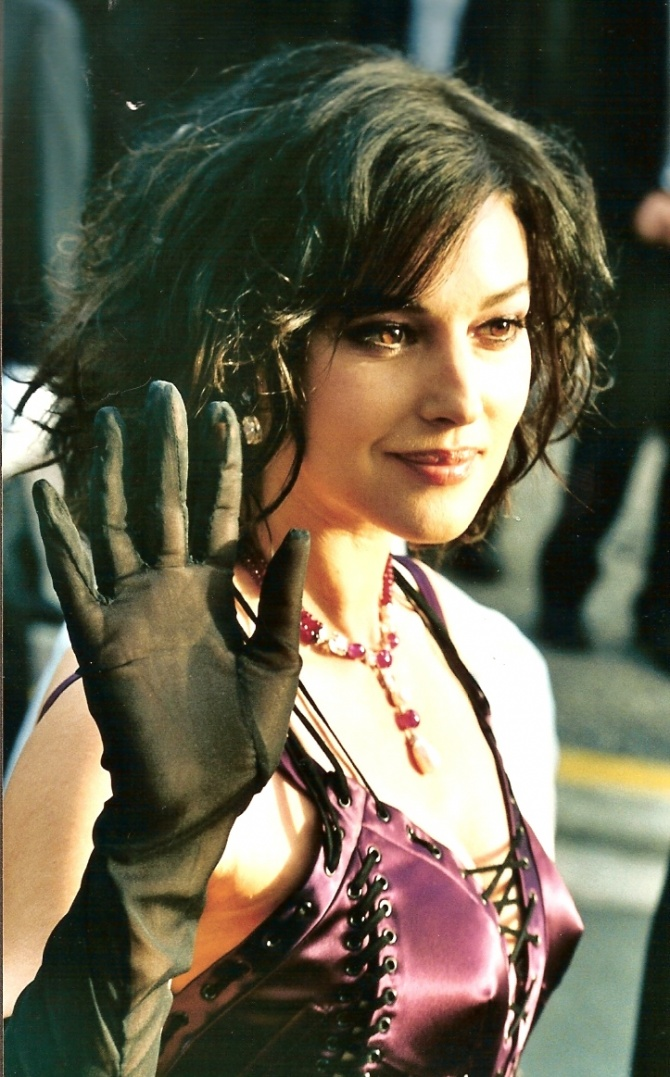
#> input picture examples/ex_haar_face_detection/bellucci.jpg, 670 x 1077 px
$ python ex_haar_face_detection.py   (older library calls are emulated)
#> lines starting #> are read from the running program, lines starting #| are printed output that depends on the picture; after the words box and inside, x2 and y2 are one past the last pixel; in counts of white or black regions, pixels touching at a corner belong together
### deepgaze/face_detection.py
#!/usr/bin/env python

#The MIT License (MIT)
#Copyright (c) 2016 Massimiliano Patacchiola, 2017 Luca Surace
#
#THE SOFTWARE IS PROVIDED "AS IS", WITHOUT WARRANTY OF ANY KIND, EXPRESS OR IMPLIED, INCLUDING BUT NOT LIMITED TO THE WARRANTIES OF
#MERCHANTABILITY, FITNESS FOR A PARTICULAR PURPOSE AND NONINFRINGEMENT. IN NO EVENT SHALL THE AUTHORS OR COPYRIGHT HOLDERS BE LIABLE FOR ANY
#CLAIM, DAMAGES OR OTHER LIABILITY, WHETHER IN AN ACTION OF CONTRACT, TORT OR OTHERWISE, ARISING FROM, OUT OF OR IN CONNECTION WITH THE
#SOFTWARE OR THE USE OR OTHER DEALINGS IN THE SOFTWARE.

import numpy
import cv2
import sys
import os.path

(MAJOR, MINOR, _) = cv2.__version__.split('.')
VERSION_ALERT = '[DEEPGAZE][ERROR] face_detection.py: the version ' + MAJOR + ' of OpenCV is not compatible with Deepgaze 2.0'

class HaarFaceDetector:
    """Implementation of the OpenCV Viola Johnes algorithm for face detection.

    In this reimplementaion of the OpenCV cv2.CascadeClassifier() function it is
    possible to run differen classifier (Frontal face, Rotated Face, Profile Face)
    at the same time. Running all this classifier at the same time can be slow.
    To speed up the detection it is possible to play with the parameters
    (min size, scale factor) and use the lastFaceType parameter to start the
    chain of classifiers from the last face type detected.
    IMPORTANT: Only the position of the face with the largest area is returned.


    This class uses haar-like features to find faces in a image. In the detection
    phase of the Viola-Jones object detection framework, a window of the target
    size is moved over the input image, and for each subsection of the image the
    Haar-like feature is calculated. This difference is then compared to a
    learned threshold that separates non-objects from objects. Because such a
    Haar-like feature is only a weak learner or classifier (its detection quality
    is slightly better than random guessing) a large number of Haar-like features
    are necessary to describe an object with sufficient accuracy. In the Viola-Jones
    object detection framework, the Haar-like features are therefore organized in
    something called a classifier cascade to form a strong learner or classifier.
    SOURCE: https://en.wikipedia.org/wiki/Haar-like_features
    """

    def __init__(self, frontalFacePath, profileFacePath):
        """Init the face detector object

        @param frontalFacePath path to the classifier config file
        @param profileFacePath path to the classifier config file
        """
        self.is_face_present = False

        #Represent the face type found
        # 1=Frontal,
        # 2=FrontRotLeft, 3=FronRotRight,
        # 4=ProfileLeft, 5=ProfileRight.
        self.face_type = 0

        self.face_x = 0
        self.face_y = 0
        self.face_h = 0
        self.face_w = 0

        if(os.path.isfile(frontalFacePath) == False and os.path.isfile(profileFacePath)==False):
            raise ValueError('[DEEPGAZE][ERROR] haarCascade: the files specified do not exist.')

        self._frontalFacePath = frontalFacePath
        self._profileFacePath = profileFacePath

        self._frontalCascade = cv2.CascadeClassifier(frontalFacePath)
        self._profileCascade = cv2.CascadeClassifier(profileFacePath)


    # [88 lines left out: function returnFacePosition, not called in this run]

    def returnMultipleFacesPosition(self, inputImg,
                                    runFrontal=True, runFrontalRotated=True,
                                    runLeft=True, runRight=True,
                                    frontalScaleFactor=1.1, rotatedFrontalScaleFactor=1.1,
                                    leftScaleFactor=1.1, rightScaleFactor=1.1,
                                    minSizeX=30, minSizeY=30,
                                    rotationAngleCCW=30, rotationAngleCW=-30,
                                    lastFaceType=0):
        """Find multiple faces (frontal or profile) in the input image

        Find a face and return the position. To find the right profile the input
        image is vertically flipped, this is done because the training
        file for profile faces was trained only on left profile. When all the
        classifiers are working the computation can be slow. To solve the problem
        it is possible to accurately tune the minSize and ScaleFactor parameters.
        @param inputImg the image where the cascade will be called
        @param runFrontal if True it looks for frontal faces
        @param runFrontalRotated if True it looks for frontal rotated faces
        @param runLeft if True it looks for left profile faces
        @param runRight if True it looks for right profile faces
        @param frontalScaleFactor=1.1
        @param rotatedFrontalScaleFactor=1.1
        @param leftScaleFactor=1.1
        @param rightScaleFactor=1.1
        @param minSizeX=30
        @param minSizeX=30
        @param rotationAngleCCW (positive) angle for rotated face detector
        @param rotationAngleCW (negative) angle for rotated face detector
        @param lastFaceType to speed up the chain of classifier
        @return list of coordinates (x, y, width, heigth) for all the faces found

        Return code for face_type variable: 1=Frontal, 2=FrontRotLeft,
        3=FronRotRight, 4=ProfileLeft, 5=ProfileRight.
        """
        allTheFaces = numpy.ndarray((0,4), numpy.int32)
        #Cascade: frontal faces
        if(runFrontal==True):
            faces = self._findMultipleFrontalFaces(inputImg, frontalScaleFactor, minSizeX, minSizeY)
            if(self.is_face_present == True):
                allTheFaces = numpy.append(allTheFaces,faces,axis=0)
        #Cascade: frontal faces rotated (Left)
        if(runFrontalRotated==True):
            rows, cols = numpy.shape(inputImg)
            M = cv2.getRotationMatrix2D((cols/2,rows/2),rotationAngleCCW,1) #30 degrees ccw rotation
            inputImgRot = cv2.warpAffine(inputImg, M, (cols,rows))
            faces = self._findMultipleFrontalFaces(inputImgRot, rotatedFrontalScaleFactor, minSizeX, minSizeY)
            if(self.is_face_present == True):
                allTheFaces = numpy.append(allTheFaces, faces, axis=0)
        #Cascade: frontal faces rotated (Right)
        if(runFrontalRotated==True):
            rows, cols = numpy.shape(inputImg)
            M = cv2.getRotationMatrix2D((cols/2,rows/2),rotationAngleCW,1) #30 degrees cw rotation
            inputImgRot = cv2.warpAffine(inputImg, M, (cols,rows))
            faces = self._findMultipleFrontalFaces(inputImgRot, rotatedFrontalScaleFactor, minSizeX, minSizeY)
            if(self.is_face_present == True):
                allTheFaces = numpy.append(allTheFaces, faces, axis=0)
        #Cascade: left profiles
        if(runLeft==True):
            faces = self._findMultipleProfileFaces(inputImg, leftScaleFactor, minSizeX, minSizeY)
            if(self.is_face_present == True):
                allTheFaces = numpy.append(allTheFaces, faces, axis=0)
        #Cascade: right profiles
        if(runRight==True):
            flipped_inputImg = cv2.flip(inputImg,1)
            faces = self._findMultipleProfileFaces(flipped_inputImg, rightScaleFactor, minSizeX, minSizeY)
            if(self.is_face_present == True):
                allTheFaces = numpy.append(allTheFaces, faces, axis=0)
        return allTheFaces.tolist()


    # [99 lines left out: functions _findFrontalFace, _findProfileFace, not called in this run]

    def _findMultipleFrontalFaces(self, inputImg, scaleFactor=1.1, minSizeX=30, minSizeY=30, minNeighbors=4):
        """Find a frontal face in the input image

        @param inputImg the image where the cascade will be called
        """

        if(MAJOR=='2'): flag = cv2.cv.CV_HAAR_SCALE_IMAGE
        else: flag = cv2.CASCADE_SCALE_IMAGE

        # Cascade: frontal faces
        faces = self._frontalCascade.detectMultiScale(
            inputImg,
            scaleFactor=scaleFactor,
            minNeighbors=minNeighbors,
            minSize=(minSizeX, minSizeY),
            flags=flag
        )

        if (len(faces) == 0):
            self.face_x = 0
            self.face_y = 0
            self.face_w = 0
            self.face_h = 0
            self.is_face_present = False
            return (0, 0, 0, 0)
        else:
            self.is_face_present = True
            return faces

    def _findMultipleProfileFaces(self, inputImg, scaleFactor=1.1, minSizeX=30, minSizeY=30, minNeighbors=4):
        """Find a profile face in the input image

        @param inputImg the image where the cascade will be called
        """

        if(MAJOR=='2'): flag = cv2.cv.CV_HAAR_SCALE_IMAGE
        else: flag = cv2.CASCADE_SCALE_IMAGE

        # Cascade: left profile
        faces = self._profileCascade.detectMultiScale(
            inputImg,
            scaleFactor=scaleFactor,
            minNeighbors=minNeighbors,
            minSize=(minSizeX, minSizeY),
            flags=flag
        )

        if (len(faces) == 0):
            self.face_x = 0
            self.face_y = 0
            self.face_w = 0
            self.face_h = 0
            self.is_face_present = False
            return (0, 0, 0, 0)
        else:
            self.is_face_present = True
            return faces

### examples/ex_haar_face_detection/ex_haar_face_detection.py
#!/usr/bin/env python

#The MIT License (MIT)
#Copyright (c) 2016 Massimiliano Patacchiola, 2017 Luca Surace
#
#THE SOFTWARE IS PROVIDED "AS IS", WITHOUT WARRANTY OF ANY KIND, EXPRESS OR IMPLIED, INCLUDING BUT NOT LIMITED TO THE WARRANTIES OF
#MERCHANTABILITY, FITNESS FOR A PARTICULAR PURPOSE AND NONINFRINGEMENT. IN NO EVENT SHALL THE AUTHORS OR COPYRIGHT HOLDERS BE LIABLE FOR ANY
#CLAIM, DAMAGES OR OTHER LIABILITY, WHETHER IN AN ACTION OF CONTRACT, TORT OR OTHERWISE, ARISING FROM, OUT OF OR IN CONNECTION WITH THE
#SOFTWARE OR THE USE OR OTHER DEALINGS IN THE SOFTWARE.

#Using the OpenCV haar cascade classifiers to find a face in image.

from deepgaze.face_detection import HaarFaceDetector
import cv2

# Reading the image in black/white
image = cv2.imread("bellucci.jpg")
#> image is the input picture: shape (1077, 670, 3); mean B, G, R 78.4, 97.9, 102.4

img_gray = cv2.cvtColor(image, cv2.COLOR_BGR2GRAY)
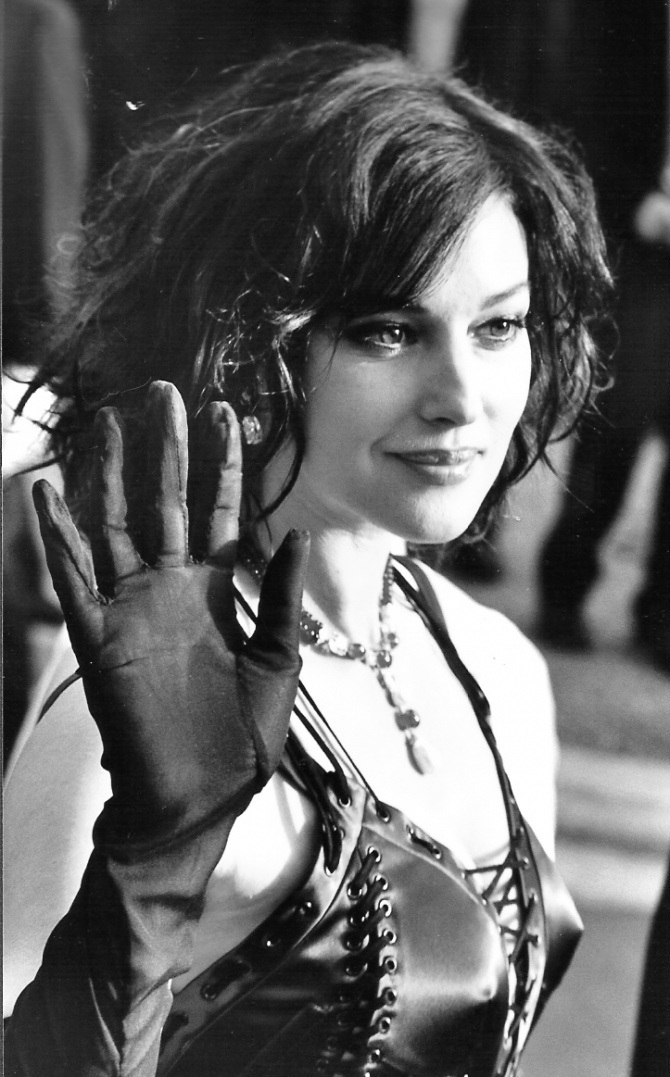
#> img_gray: shape (1077, 670); min 5, max 255, mean 97

hfd = HaarFaceDetector("../../etc/xml/haarcascade_frontalface_alt.xml", "../../etc/xml/haarcascade_profileface.xml")
allTheFaces = hfd.returnMultipleFacesPosition(img_gray, runFrontal=True, runFrontalRotated=True,
                    runLeft=True, runRight=True,
                    frontalScaleFactor=1.2, rotatedFrontalScaleFactor=1.2,
                    leftScaleFactor=1.15, rightScaleFactor=1.15,
                    minSizeX=64, minSizeY=64,
                    rotationAngleCCW=30, rotationAngleCW=-30)
#> in _findMultipleFrontalFaces, `faces = self._frontalCascade.detectMultiScale( inputImg, scaleFactor=s..`: faces = [[336, 244, 233, 233]]
#> in returnMultipleFacesPosition, `inputImgRot = cv2.warpAffine(inputImg, M, (cols,rows))`:
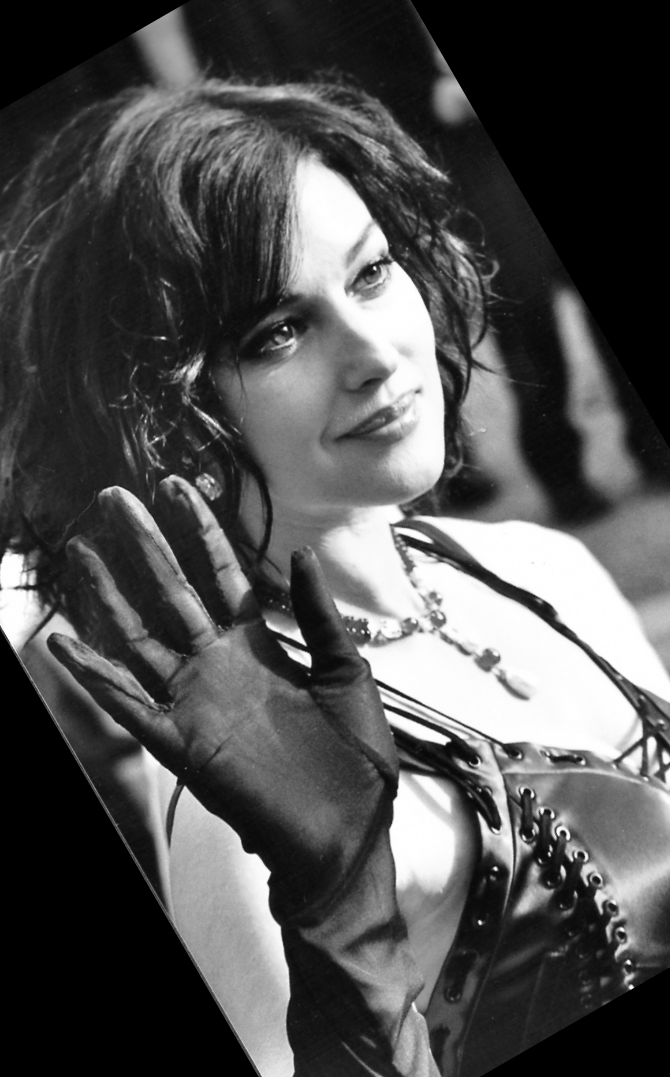
#> inputImgRot: shape (1077, 670); min 0, max 255, mean 80.2
#> in returnMultipleFacesPosition, `faces = self._findMultipleFrontalFaces(inputImgRot, rotatedFrontalScal..`: faces = (0, 0, 0, 0)
#> in returnMultipleFacesPosition, `inputImgRot = cv2.warpAffine(inputImg, M, (cols,rows))`:
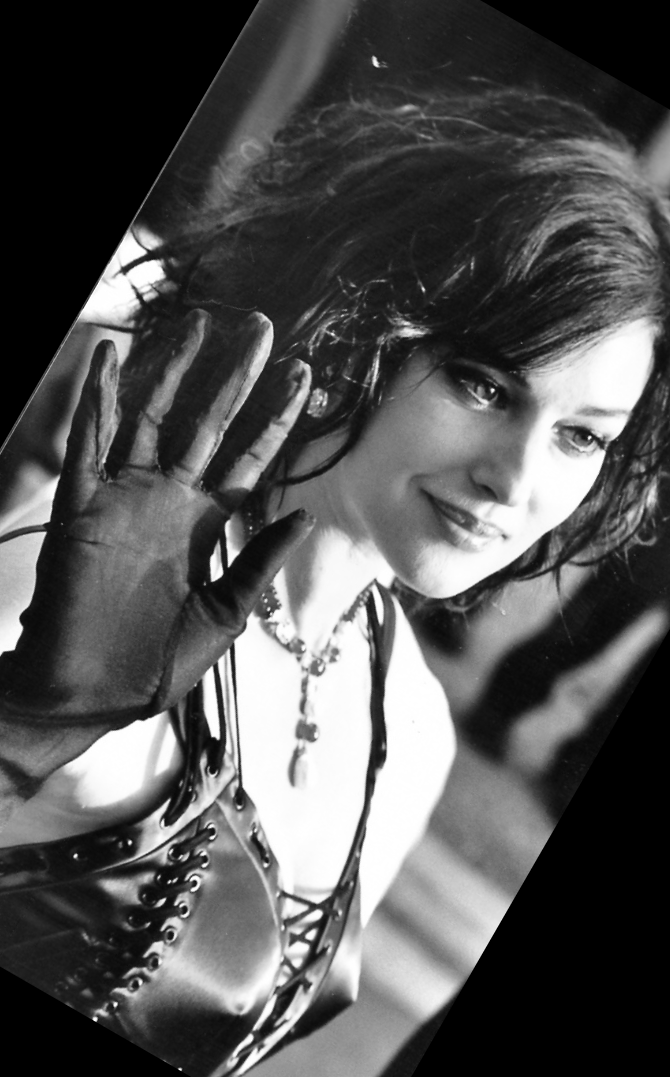
#> inputImgRot: shape (1077, 670); min 0, max 255, mean 83.1
#> in _findMultipleProfileFaces, `faces = self._profileCascade.detectMultiScale( inputImg, scaleFactor=s..`: faces = ()
#> in returnMultipleFacesPosition, `flipped_inputImg = cv2.flip(inputImg,1)`:
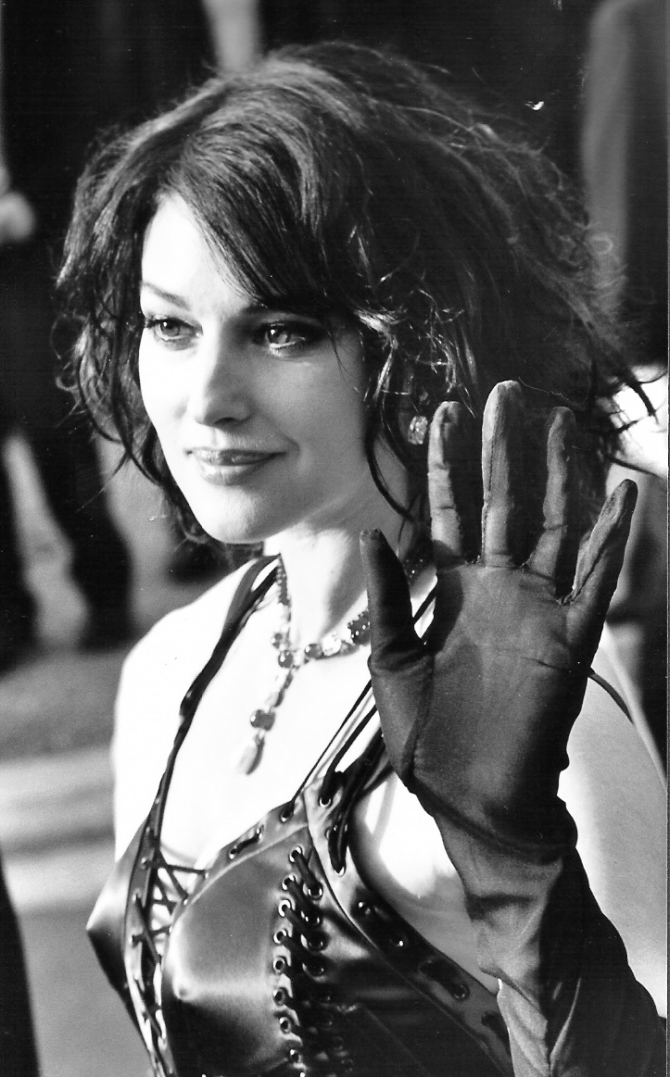
#> flipped_inputImg: shape (1077, 670); min 5, max 255, mean 97
#> allTheFaces = [[336, 244, 233, 233]]

# Iterating all the faces
for element in allTheFaces:
    face_x1 = int(element[0])
    face_y1 = int(element[1])
    face_x2 = int(face_x1+element[2])
    face_y2 = int(face_y1+element[3])
    cv2.rectangle(image, (face_x1, face_y1), (face_x2, face_y2), [255, 0, 0])
#> this loop made 1 pass
#> (element, face_x1, face_y1, face_x2, face_y2) on pass 1: ([336, 244, 233, 233], 336, 244, 569, 477)
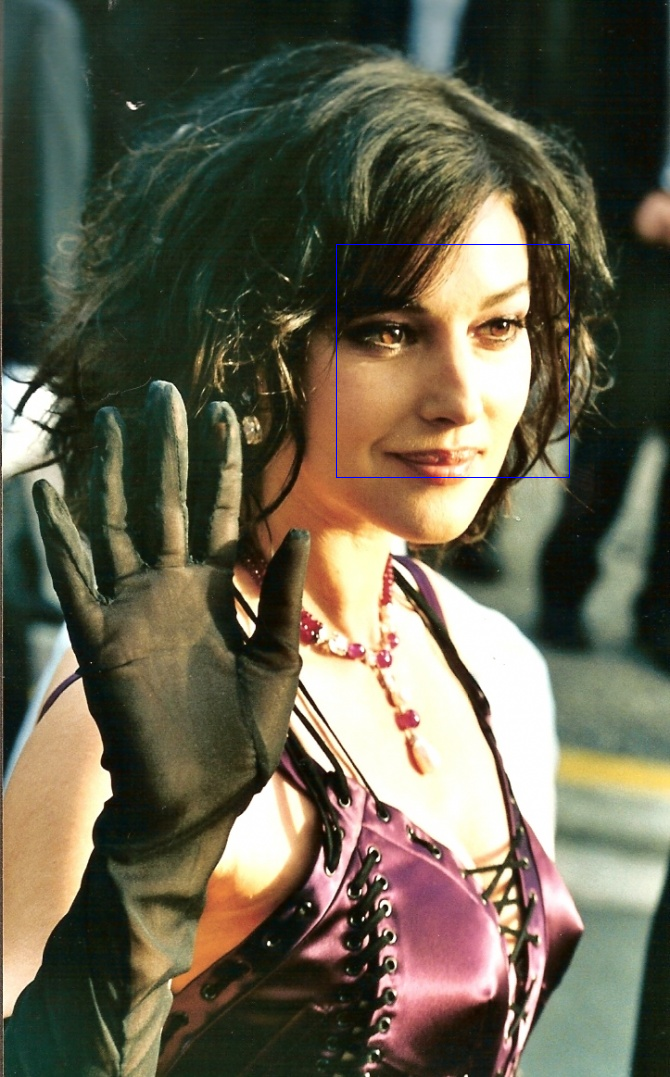
#> image: shape (1077, 670, 3); 0.13% of pixels changed, all inside (x1, y1, x2, y2) = (336, 244, 570, 478)

# Drawing a rectangle around the face
cv2.rectangle(image, (face_x1, face_y1), (face_x2, face_y2), [0,0,255])
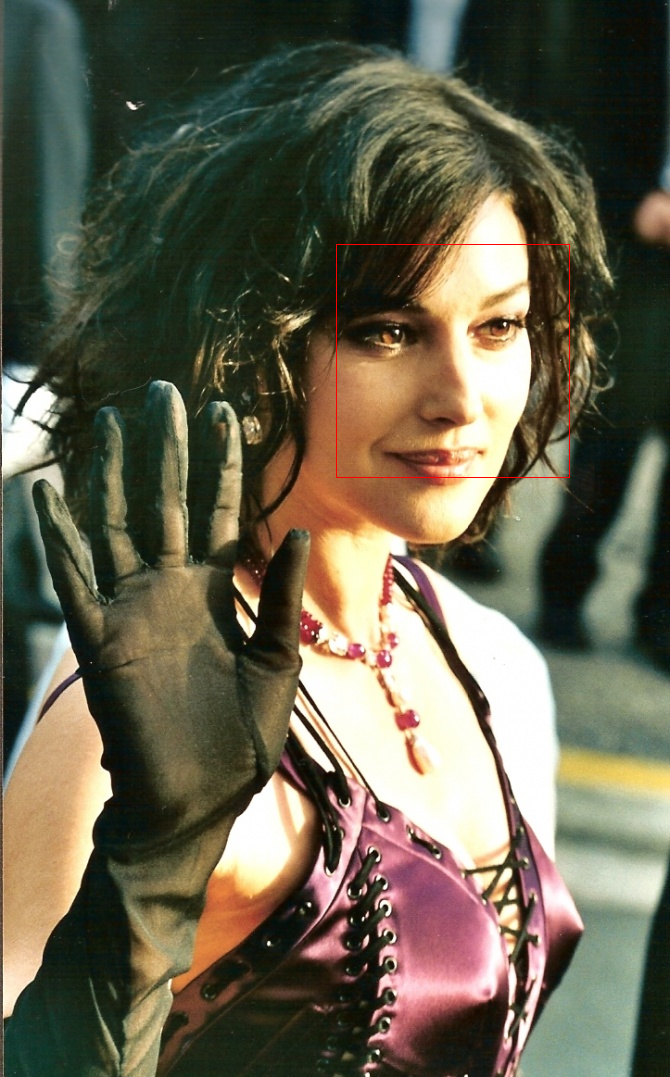
#> image: shape (1077, 670, 3); 0.13% of pixels changed, all inside (x1, y1, x2, y2) = (336, 244, 570, 478)

# Showing the face and waiting for a key to exit
cv2.imshow("Face detected", image)
cv2.waitKey(0)
